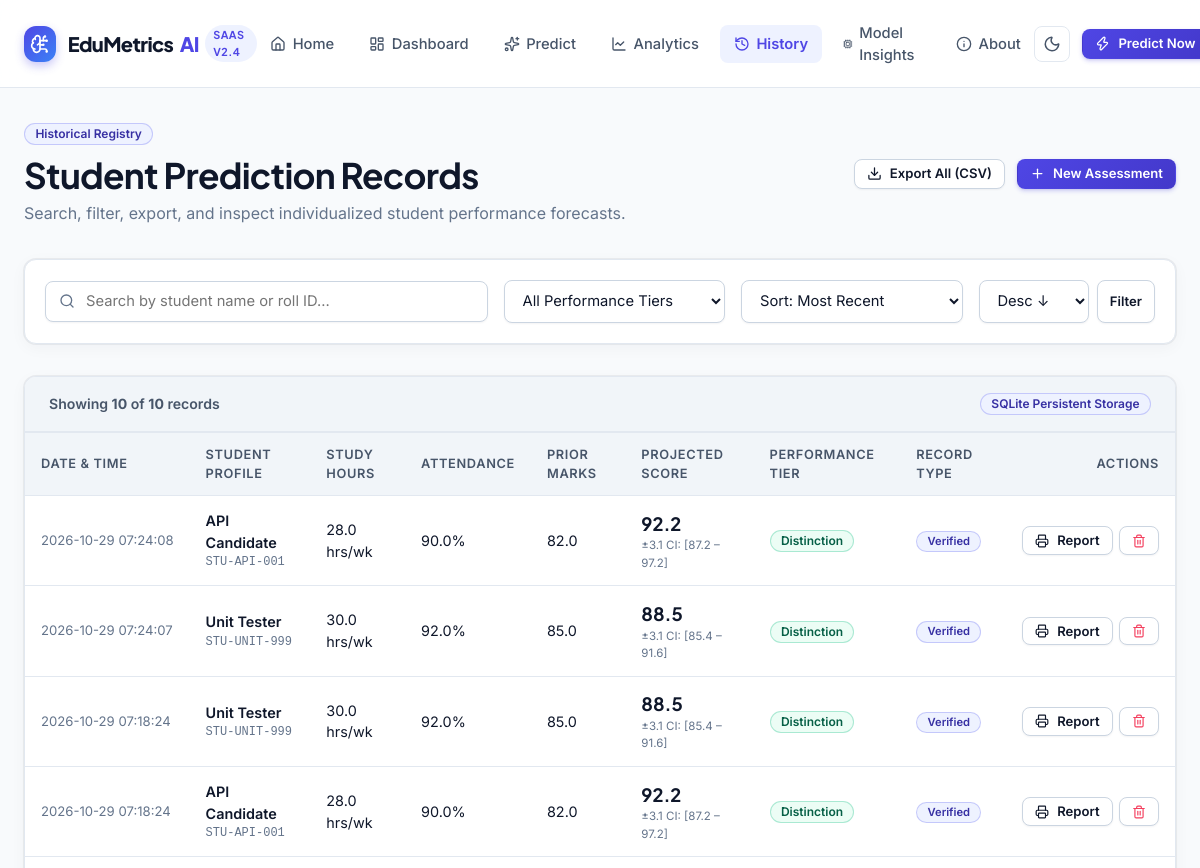
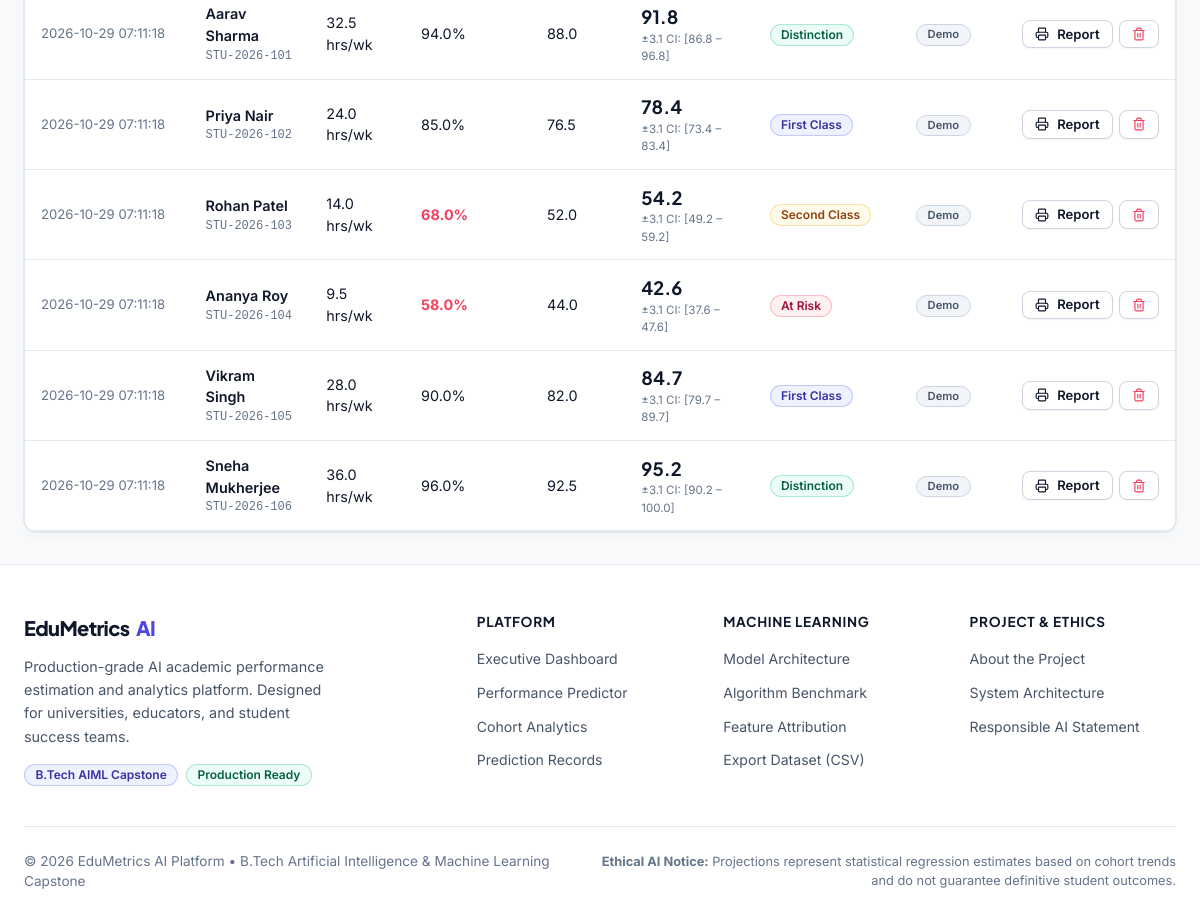
The app's page /history with its own data (2 pictures, top to bottom).
### tables this page shows
CREATE TABLE predictions (
            id INTEGER PRIMARY KEY AUTOINCREMENT,
            student_id TEXT NOT NULL,
            student_name TEXT NOT NULL,
            study_hours REAL NOT NULL,
            attendance REAL NOT NULL,
            previous_score REAL NOT NULL,
            assignment_score REAL NOT NULL,
            sleep_hours REAL NOT NULL,
            tutoring_sessions INTEGER NOT NULL,
            predicted_score REAL NOT NULL,
            performance_category TEXT NOT NULL,
            confidence_lower REAL NOT NULL,
            confidence_upper REAL NOT NULL,
            factor_impacts_json TEXT,
            recommendations_json TEXT,
            is_demo INTEGER DEFAULT 0,
            created_at TIMESTAMP DEFAULT CURRENT_TIMESTAMP
        );

### app.py (the view)
    @app.get("/history")
    def history():
        search = request.args.get("search", "").strip()
        category = request.args.get("category", "all")
        sort_by = request.args.get("sort_by", "created_at")
        sort_order = request.args.get("order", "desc")
        try:
            page = max(1, int(request.args.get("page", 1)))
        except ValueError:
            page = 1
        per_page = 15
        offset = (page - 1) * per_page
        records, total_count = database.get_predictions(
            search=search if search else None,
            category=category if category != "all" else None,
            sort_by=sort_by,
            sort_order=sort_order,
            limit=per_page,
            offset=offset,
        )
        total_pages = max(1, math.ceil(total_count / per_page))
        return render_template(
            "history.html",
            records=records,
            total_count=total_count,
            current_page=page,
            total_pages=total_pages,
            search=search,
            category=category,
            sort_by=sort_by,
            sort_order=sort_order,
        )

### app.py (called while the page is built, shortened)
def load_metadata_safe():
    if os.path.exists(METADATA_PATH):
        try:
            with open(METADATA_PATH, "r") as f:
                return json.load(f)
        except Exception:
            pass

### database.py (called while the page is built)
def get_db_connection() -> sqlite3.Connection:
    os.makedirs(os.path.dirname(DB_PATH), exist_ok=True)
    conn = sqlite3.connect(DB_PATH)
    conn.row_factory = sqlite3.Row
    return conn

### templates/history.html (shortened to what this page needs)
{% extends "base.html" %}
{% block content %}
<div class="page-container">
    <div style="display:flex;align-items:center;justify-content:space-between;flex-wrap:wrap;gap:1rem;margin-bottom:2rem;">
        <div>
            <span class="badge badge-primary" style="margin-bottom:0.5rem;">Historical Registry</span>
            <h1 style="font-size:2.2rem;margin-bottom:0.25rem;">Student Prediction Records</h1>
            <p style="font-size:1rem;color:var(--text-muted);">
                Search, filter, export, and inspect individualized student performance forecasts.
            </p>
        </div>
        <div style="display:flex;gap:0.75rem;">
            <a href="{{ url_for('export_csv') }}" class="btn btn-secondary btn-sm" id="history-btn-export">
                <i data-lucide="download" style="width:15px;height:15px;"></i> Export All (CSV)
            </a>
            <a href="{{ url_for('predict') }}" class="btn btn-primary btn-sm" id="history-btn-new">
                <i data-lucide="plus" style="width:15px;height:15px;"></i> New Assessment
            </a>
        </div>
    </div>
    <div class="card" style="margin-bottom:2rem;padding:1.25rem;">
        <form method="GET" action="{{ url_for('history') }}" style="display:flex;gap:1rem;flex-wrap:wrap;align-items:center;">
            <div style="flex:2;min-width:240px;">
                <div class="input-wrapper">
                    <span class="input-icon"></span>
                    <input type="text" name="search" value="{{ search or '' }}" placeholder="Search by student name or roll ID..." class="form-control with-icon" id="search-input">
                </div>
            </div>
            <div style="flex:1;min-width:180px;">
                <select name="category" class="form-control" id="category-filter" onchange="this.form.submit()">
                    <option value="all" {% if not category or category == 'all' %}selected{% endif %}>All Performance Tiers</option>
                </select>
            </div>
            <div style="flex:1;min-width:180px;">
                <select name="sort_by" class="form-control" id="sort-by-select" onchange="this.form.submit()">
                    <option value="created_at" {% if sort_by == 'created_at' %}selected{% endif %}>Sort: Most Recent</option>
                </select>
            </div>
            <div style="display:flex;gap:0.5rem;">
                <select name="order" class="form-control" style="width:110px;" onchange="this.form.submit()">
                    <option value="desc" {% if sort_order == 'desc' %}selected{% endif %}>Desc &darr;</option>
                </select>
                <button type="submit" class="btn btn-secondary btn-sm" id="btn-filter-submit">
                    Filter
                </button>
            </div>
        </form>
    </div>
    <div class="card" style="padding:0;overflow:hidden;">
        <div style="padding:1rem 1.5rem;background:var(--bg-subtle);border-bottom:1px solid var(--border-subtle);display:flex;align-items:center;justify-content:space-between;">
            <div style="font-size:0.88rem;font-weight:600;color:var(--text-secondary);">
                Showing <strong>{{ records|length }}</strong> of <strong>{{ total_count }}</strong> records
            </div>
            {% if total_count > 0 %}
            <span class="badge badge-primary">SQLite Persistent Storage</span>
            {% endif %}
        </div>
        {% if records|length == 0 %}
        <div style="text-align:center;padding:4rem 2rem;">
            <div style="width:56px;height:56px;border-radius:50%;background:var(--bg-subtle);color:var(--text-muted);display:inline-flex;align-items:center;justify-content:center;margin-bottom:1rem;">
                <i data-lucide="search-x" style="width:28px;height:28px;"></i>
            </div>
            <h3>No Records Match Your Filter</h3>
            <p style="max-width:400px;margin:0.5rem auto 1.5rem;font-size:0.95rem;color:var(--text-muted);">
                Try refining your search terms or clearing the performance category filter.
            </p>
            <a href="{{ url_for('history') }}" class="btn btn-secondary btn-sm">Clear Filters</a>
        </div>
        {% else %}
        <div class="table-responsive">
            <table class="data-table">
                <thead>
                    <tr>
                        <th>Date &amp; Time</th>
                        <th>Student Profile</th>
                        <th>Study Hours</th>
                        <th>Attendance</th>
                        <th>Prior Marks</th>
                        <th>Projected Score</th>
                        <th>Performance Tier</th>
                        <th>Record Type</th>
                        <th style="text-align:right;">Actions</th>
                    </tr>
                </thead>
                <tbody>
                    {% for r in records %}
                    <tr id="record-row-{{ r.id }}">
                        <td style="font-size:0.82rem;color:var(--text-muted);white-space:nowrap;">
                            {{ r.created_at }}
                        </td>
                        <td>
                            <div style="font-weight:600;color:var(--text-primary);">{{ r.student_name }}</div>
                            <div style="font-size:0.75rem;font-family:monospace;color:var(--text-muted);">{{ r.student_id }}</div>
                        </td>
                        <td>{{ r.study_hours }} hrs/wk</td>
                        <td>
                            {% if r.attendance < 75.0 %}
                            <span style="color:var(--rose-500);font-weight:700;">{{ r.attendance }}%</span>
                            {% else %}
                            <span>{{ r.attendance }}%</span>
                            {% endif %}
                        </td>
                        <td>{{ r.previous_score }}</td>
                        <td>
                            <div style="font-family:var(--font-display);font-size:1.15rem;font-weight:700;color:var(--text-primary);">
                                {{ r.predicted_score }}
                            </div>
                            <div style="font-size:0.72rem;color:var(--text-muted);">
                                &plusmn;3.1 CI: [{{ r.confidence_lower }} &ndash; {{ r.confidence_upper }}]
                            </div>
                        </td>
                        <td>
                            {% if r.performance_category == 'Distinction' %}
                            <span class="badge badge-success">Distinction</span>
                            {% elif r.performance_category == 'First Class' %}
                            <span class="badge badge-primary">First Class</span>
                            {% elif r.performance_category == 'Second Class' %}
                            <span class="badge badge-warning">Second Class</span>
                            {% else %}
                            <span class="badge badge-danger">At Risk</span>
                            {% endif %}
                        </td>
                        <td>
                            {% if r.is_demo %}
                            <span class="badge badge-neutral" style="font-size:0.7rem;">Demo</span>
                            {% else %}
                            <span class="badge badge-primary" style="font-size:0.7rem;">Verified</span>
                            {% endif %}
                        </td>
                        <td style="text-align:right;">
                            <div style="display:inline-flex;gap:0.4rem;">
                                <a href="{{ url_for('view_report', record_id=r.id) }}" class="btn btn-secondary btn-sm" title="View Printable Assessment Report">
                                    <i data-lucide="printer" style="width:14px;height:14px;"></i> Report
                                </a>
                                <button type="button" class="btn btn-secondary btn-sm" onclick="deletePredictionRecord({{ r.id }})" title="Delete Record" style="color:var(--rose-500);">
                                    <i data-lucide="trash-2" style="width:14px;height:14px;"></i>
                                </button>
                            </div>
                        </td>
                    </tr>
                    {% endfor %}
                </tbody>
            </table>
        </div>
        {% endif %}
    </div>
</div>
{% endblock %}

### records on screen
predictions: created_at "2026-10-29 07:24:08", student_name "API Candidate", student_id "STU-API-001", study_hours "28.0", attendance "90.0", previous_score "82.0", predicted_score "92.2", confidence_lower "87.2", confidence_upper "97.2", performance_category "Distinction", is_demo "Verified"
predictions: created_at "2026-10-29 07:24:07", student_name "Unit Tester", student_id "STU-UNIT-999", study_hours "30.0", attendance "92.0", previous_score "85.0", predicted_score "88.5", confidence_lower "85.4", confidence_upper "91.6", performance_category "Distinction", is_demo "Verified"
predictions: created_at "2026-10-29 07:18:24", student_name "Unit Tester", student_id "STU-UNIT-999", study_hours "30.0", attendance "92.0", previous_score "85.0", predicted_score "88.5", confidence_lower "85.4", confidence_upper "91.6", performance_category "Distinction", is_demo "Verified"
predictions: created_at "2026-10-29 07:18:24", student_name "API Candidate", student_id "STU-API-001", study_hours "28.0", attendance "90.0", previous_score "82.0", predicted_score "92.2", confidence_lower "87.2", confidence_upper "97.2", performance_category "Distinction", is_demo "Verified"
predictions: created_at "2026-10-29 07:11:18", student_name "Aarav Sharma", student_id "STU-2026-101", study_hours "32.5", attendance "94.0", previous_score "88.0", predicted_score "91.8", confidence_lower "86.8", confidence_upper "96.8", performance_category "Distinction", is_demo "Demo"
predictions: created_at "2026-10-29 07:11:18", student_name "Priya Nair", student_id "STU-2026-102", study_hours "24.0", attendance "85.0", previous_score "76.5", predicted_score "78.4", confidence_lower "73.4", confidence_upper "83.4", performance_category "First Class", is_demo "Demo"
predictions: created_at "2026-10-29 07:11:18", student_name "Rohan Patel", student_id "STU-2026-103", study_hours "14.0", attendance "68.0", previous_score "52.0", predicted_score "54.2", confidence_lower "49.2", confidence_upper "59.2", performance_category "Second Class", is_demo "Demo"
predictions: created_at "2026-10-29 07:11:18", student_name "Ananya Roy", student_id "STU-2026-104", study_hours "9.5", attendance "58.0", previous_score "44.0", predicted_score "42.6", confidence_lower "37.6", confidence_upper "47.6", performance_category "At Risk", is_demo "Demo"
predictions: created_at "2026-10-29 07:11:18", student_name "Vikram Singh", student_id "STU-2026-105", study_hours "28.0", attendance "90.0", previous_score "82.0", predicted_score "84.7", confidence_lower "79.7", confidence_upper "89.7", performance_category "First Class", is_demo "Demo"
predictions: created_at "2026-10-29 07:11:18", student_name "Sneha Mukherjee", student_id "STU-2026-106", study_hours "36.0", attendance "96.0", previous_score "92.5", predicted_score "95.2", confidence_lower "90.2", confidence_upper "100.0", performance_category "Distinction", is_demo "Demo"

### other values on screen
{{ records|length }} "10"
{{ total_count }} "10"
